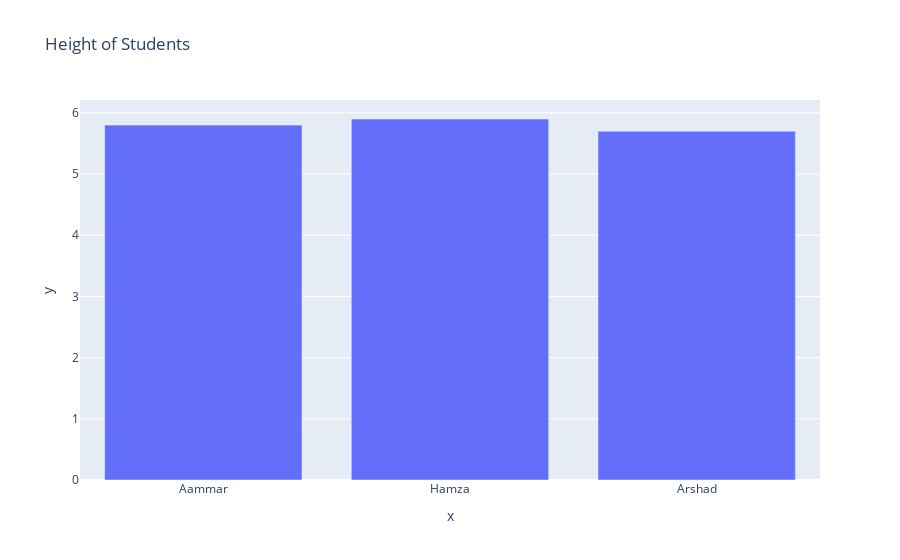

The cell this chart's notebook holds for it:
### Code cell
names = ['Aammar', "Hamza", "Arshad"]
heights = [5.8, 5.9, 5.7]
# import library
import plotly.express as px
# create a plot (line chart)
fig = px.bar(x=names, y=heights, title="Height of Students") 
# show the fig
fig.show()
# save the plot in png file
fig.write_image("./nazish/01_barplot.png")

### Figure 1 — Plotly figure (JSON) as saved in the notebook; plotly's stock layout.template omitted (floating-point values rounded to 4 significant figures)
{"data": [{"alignmentgroup": "True", "hovertemplate": "x=%{x}<br>y=%{y}<extra></extra>", "legendgroup": "", "marker": {"color": "#636efa", "pattern": {"shape": ""}}, "name": "", "offsetgroup": "", "orientation": "v", "showlegend": false, "textposition": "auto", "type": "bar", "x": ["Aammar", "Hamza", "Arshad"], "xaxis": "x", "y": [5.8, 5.9, 5.7], "yaxis": "y"}], "layout": {"barmode": "relative", "legend": {"tracegroupgap": 0}, "title": {"text": "Height of Students"}, "xaxis": {"anchor": "y", "domain": [0, 1], "title": {"text": "x"}}, "yaxis": {"anchor": "x", "domain": [0, 1], "title": {"text": "y"}}}}
